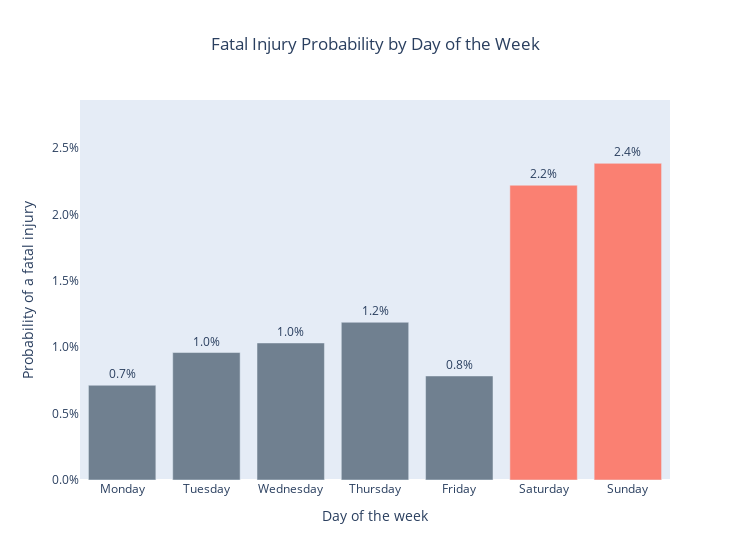

Write notebook code for a chart like this one.
### Markdown cell above
---

### Code cell
val_list = []
for key, value in accidents[accidents['Accident_severity'] == 'Fatal injury']['Day_of_week'].value_counts().items():
    val_list.append([key, value / accidents['Day_of_week'].value_counts().loc[key]])

val_df = pd.DataFrame(val_list, columns=['Day_of_week', 'probability'])
order = ['Monday', 'Tuesday', 'Wednesday', 'Thursday', 'Friday', 'Saturday', 'Sunday']
val_df['Day_of_week'] = pd.Categorical(val_df['Day_of_week'], categories=order, ordered=True)
val_df = val_df.sort_values(by='Day_of_week').reset_index(drop=True)

color_main = 'salmon'
color_second = 'slategray'
colors = [color_main if i in [5, 6] else color_second for i in range(7)]
fig = px.bar(val_df, x='Day_of_week', y='probability', color=colors, color_discrete_map={color_main: color_main, color_second: color_second},
             labels={'Day_of_week': 'Day of the week', 'probability': 'Probability of a fatal injury'},
             title="Fatal Injury Probability by Day of the Week", width=750)
fig.update_layout(xaxis=dict(fixedrange=True),
                  yaxis=dict(fixedrange=True, range=[0, max(val_df['probability'])*1.2], tickformat='.1%', showgrid=False),
                  title_x=0.5, showlegend=False)
fig.update_traces(texttemplate='%{y}', textposition='outside')

fig.show()

### Figure 1 — Plotly figure (JSON) as saved in the notebook; plotly's stock layout.template omitted (floating-point values rounded to 4 significant figures)
{"data": [{"alignmentgroup": "True", "hovertemplate": "color=slategray<br>Day of the week=%{x}<br>Probability of a fatal injury=%{y}<extra></extra>", "legendgroup": "slategray", "marker": {"color": "slategray", "pattern": {"shape": ""}}, "name": "slategray", "offsetgroup": "slategray", "orientation": "v", "showlegend": true, "textposition": "outside", "texttemplate": "%{y}", "type": "bar", "x": ["Monday", "Tuesday", "Wednesday", "Thursday", "Friday"], "xaxis": "x", "y": [0.007139, 0.009605, 0.01033, 0.01189, 0.007839], "yaxis": "y"}, {"alignmentgroup": "True", "hovertemplate": "color=salmon<br>Day of the week=%{x}<br>Probability of a fatal injury=%{y}<extra></extra>", "legendgroup": "salmon", "marker": {"color": "salmon", "pattern": {"shape": ""}}, "name": "salmon", "offsetgroup": "salmon", "orientation": "v", "showlegend": true, "textposition": "outside", "texttemplate": "%{y}", "type": "bar", "x": ["Saturday", "Sunday"], "xaxis": "x", "y": [0.02221, 0.02386], "yaxis": "y"}], "layout": {"barmode": "relative", "legend": {"title": {"text": "color"}, "tracegroupgap": 0}, "showlegend": false, "title": {"text": "Fatal Injury Probability by Day of the Week", "x": 0.5}, "width": 750, "xaxis": {"anchor": "y", "domain": [0, 1], "fixedrange": true, "title": {"text": "Day of the week"}}, "yaxis": {"anchor": "x", "domain": [0, 1], "fixedrange": true, "range": [0, 0.02863], "showgrid": false, "tickformat": ".1%", "title": {"text": "Probability of a fatal injury"}}}}
